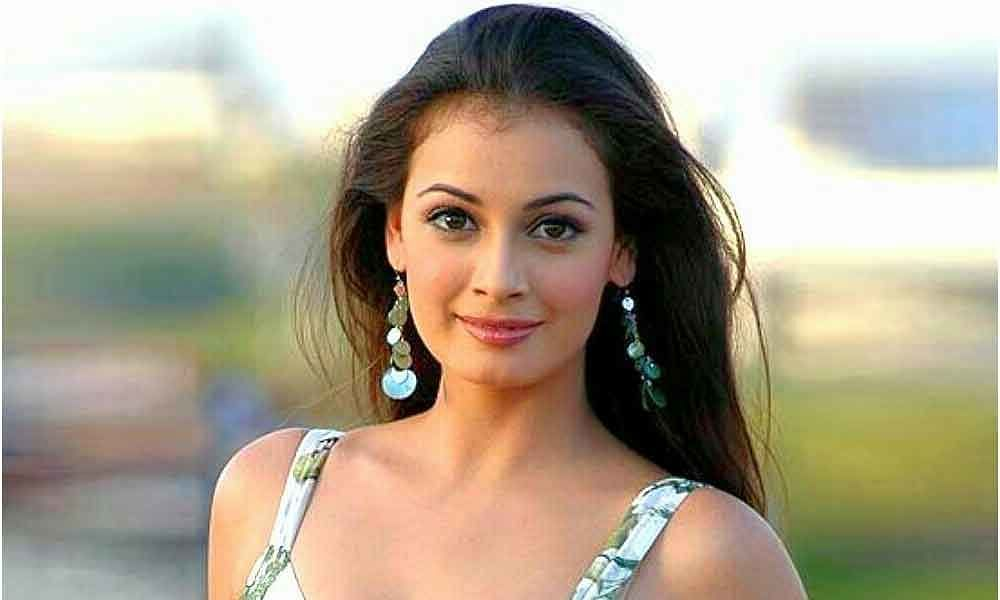
#> input picture dia mirza.jpg, 1000 x 600 px
$ python '14 Averaging.py'
#> lines starting #> are read from the running program, lines starting #| are printed output that depends on the picture
import cv2 as cv
import numpy as np
from matplotlib import pyplot as plt
img = cv.imread('dia mirza.jpg')
#> img is the input picture: shape (600, 1000, 3); mean B, G, R 139.7, 160.3, 171.2
blur = cv.blur(img,(10,10))
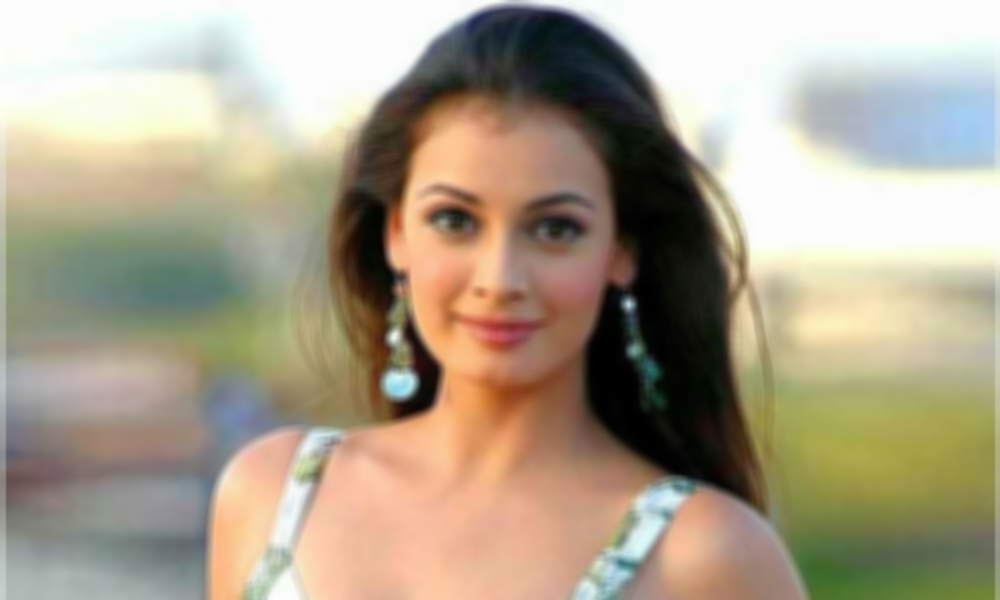
#> blur: shape (600, 1000, 3); mean B, G, R 139.7, 160.3, 171.3
plt.subplot(121),plt.imshow(img),plt.title('Original')
plt.xticks([]), plt.yticks([])
plt.subplot(122),plt.imshow(blur),plt.title('Blurred')
plt.xticks([]), plt.yticks([])
plt.show()
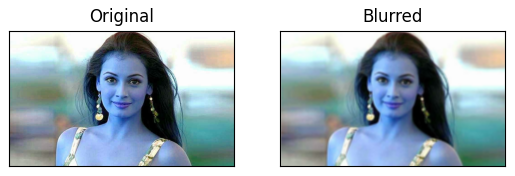
#> figure drawn by matplotlib, 2 panels; B, G, R data is drawn as R, G, B

$ run again, with bradley-cooper.jpg copied over dia mirza.jpg
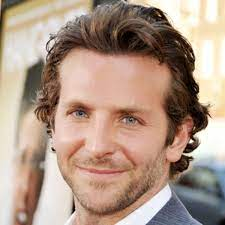
#> input picture bradley-cooper.jpg, 225 x 225 px
#> img is the input picture: shape (225, 225, 3); mean B, G, R 135.1, 151, 175
#> `blur = cv.blur(img,(10,10))`:
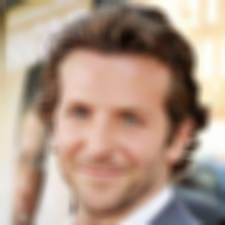
#> blur: shape (225, 225, 3); mean B, G, R 135.1, 151.1, 175.1
#> `plt.show()`:
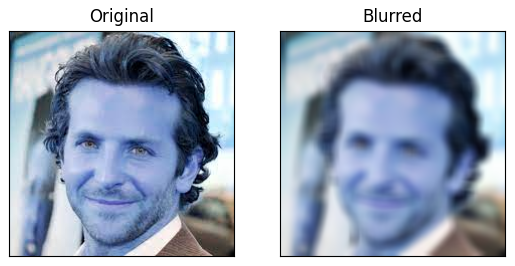
#> figure drawn by matplotlib, 2 panels; B, G, R data is drawn as R, G, B

$ run again, with christian-bale-red-carpet.jpg copied over dia mirza.jpg
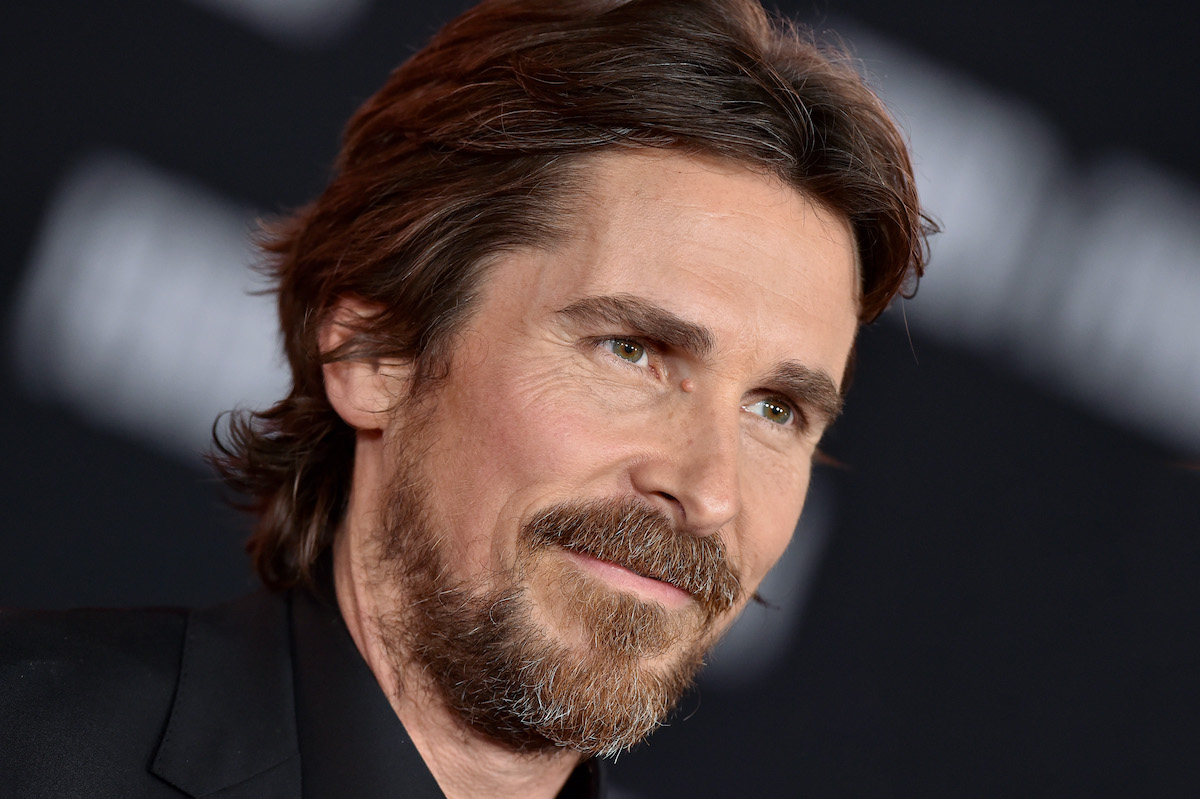
#> input picture christian-bale-red-carpet.jpg, 1200 x 799 px
#> img is the input picture: shape (799, 1200, 3); mean B, G, R 60, 61.5, 74.7
#> `plt.show()`:
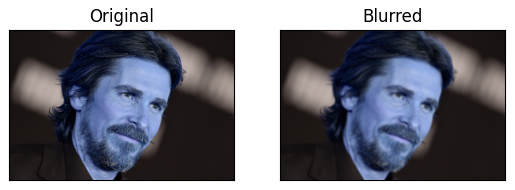
#> figure drawn by matplotlib, 2 panels; B, G, R data is drawn as R, G, B
